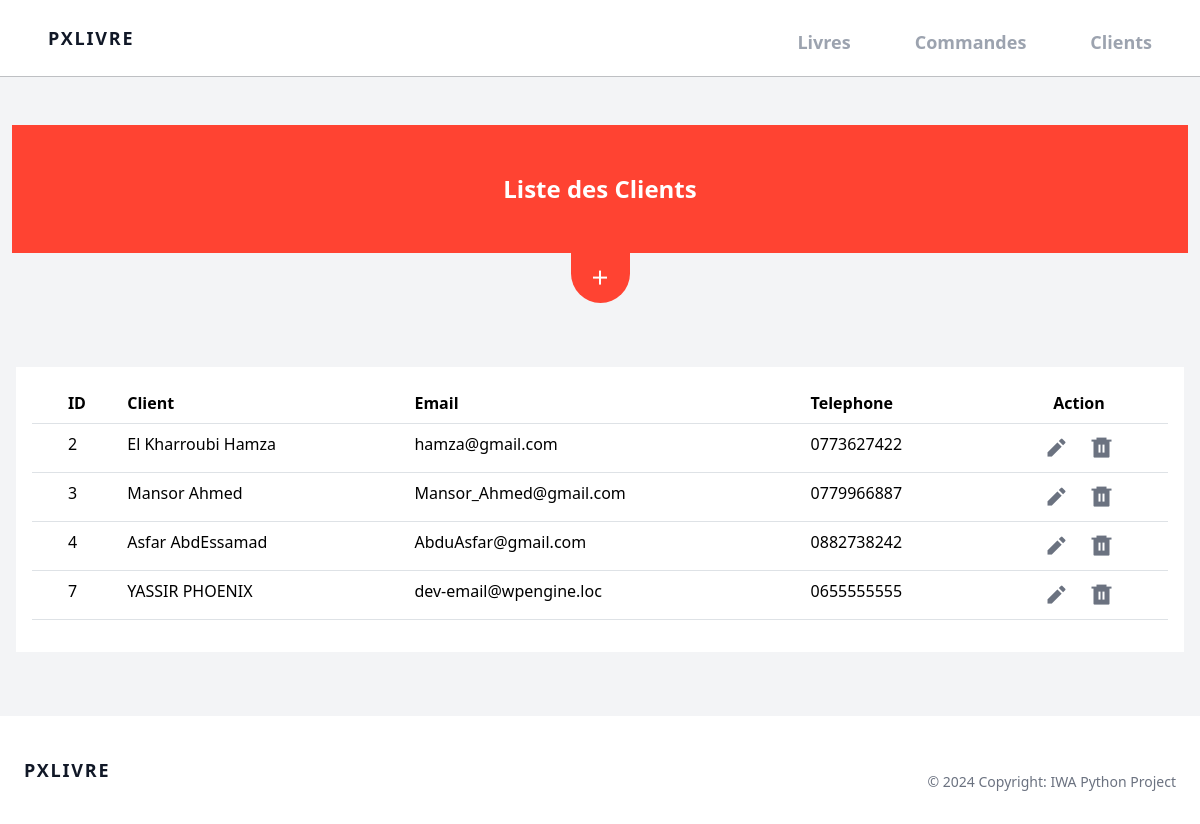
/client/, run on the app's committed database.
### Client/models.py (models this page shows, shortened)
class Client(models.Model):
    nom = models.CharField(max_length=30, null=True)
    prenom = models.CharField(max_length=30, null=True)
    email = models.EmailField()
    telephone = models.CharField(max_length=26)
    dateCreation = models.DateField(auto_now_add=True)

### Client/views.py (the view)
# urls.py: path('', views.index, name='list_clients'),
def index(request):
    clients = Client.objects.all()
    commandes = Commande.objects.all()
    context = {'clients': clients, 'commandes': commandes}
    return render(request, 'client/list_clients.html', context)

### templates/client/list_clients.html
{% extends 'main.html'%}
{% block contenu%}
<div class='flex justify-center py-12 mt-5 relative'
		style="background-color: #ff4332;">
		<p class='text-xl sm:text-2xl font-bold text-white'>Liste des Clients</p>
	</div>
	<div class="text-center mb-5">
		<a type="button" class="btn text-white py-2 px-3 rounded-b-full"
			style="background-color: #ff4332;"
			href="{% url 'ajouter_client' %}"><i
				class="ri-add-line text-2xl"></i></a>
	</div>
<div class="row p-3">
		<div class="p-3 bg-white">
			<table class="table ">
				<tr>
					<th></th>
					<th>ID</th>
					<th>Client</th>
					<th>Email</th>
					<th>Telephone</th>
					<th class="text-center">Action</th>
				</tr>
				{% for client in clients %}
					<tr>
						<td></td>
						<td>{{client.id}}</td>
						<td>{{client.nom}} {{client.prenom}}</td>
						<td>{{client.email}}</td>
						<td>{{ client.telephone }}</td>
						<td class="text-center">
							<a class=" px-2 group"
							href="{% url 'modifier_client' client.id %}"><i class="ri-pencil-fill text-2xl text-gray-500 group-hover:text-yellow-400"></i></a>
						<a class="px-2 group"
							href="{% url 'supprimer_client' client.id %}"><i class="ri-delete-bin-6-fill  text-2xl text-gray-500 group-hover:text-red-400 "></i></a>
						</td>
					</tr>
				{% endfor %}
			</table>
		</div>
</div>
{%endblock%}

### static/css/main.css (style rules this page uses)
.btn { padding: 10px 20px; }

### data on the page
Client: id "2", nom "El Kharroubi", prenom "Hamza", email "hamza@gmail.com", telephone "0773627422"
Client: id "3", nom "Mansor", prenom "Ahmed", email "Mansor_Ahmed@gmail.com", telephone "0779966887"
Client: id "4", nom "Asfar", prenom "AbdEssamad", email "AbduAsfar@gmail.com", telephone "0882738242"
Client: id "7", nom "YASSIR", prenom "PHOENIX", email "dev-email@wpengine.loc", telephone "0655555555"
